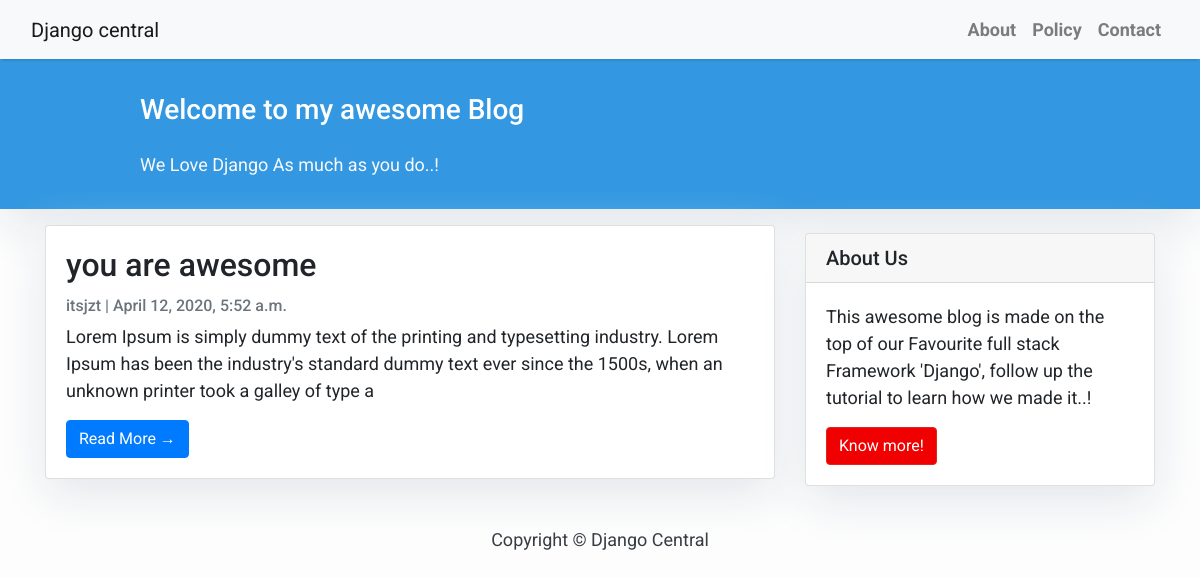
The page / on the database its author committed.
### blog/models.py (models this page shows, shortened)
class Post(models.Model):
    title = models.CharField(max_length=200, unique=True)
    slug = models.CharField(max_length=100, unique=True)
    author = models.ForeignKey(User, on_delete=models.CASCADE, related_name='posts')
    update_on = models.DateTimeField(auto_now=True)
    content = models.TextField()
    created_on = models.DateTimeField(auto_now_add=True)
    status = models.IntegerField(choices=status, default=0)
    class Meta:
        ordering = ['-created_on']

### blog/views.py (the view)
# urls.py: path('', views.PostList.as_view(), name="home"),
class PostList(generic.ListView):
    queryset = Post.objects.filter(status=1).order_by('-created_on')
    template_name = 'index.html'

### templates/index.html (shortened to what this page needs)
{% extends "base.html" %} {% block content %}
<header class="masthead">
  <div class="container">
    <div class="row">
      <div class="col-md-8 col-md-10 mx-auto">
        <div class="site-heading">
          <h3 class="site-heading my-4 mt-3 text-white">
            Welcome to my awesome Blog
          </h3>
          <p class="text-light">We Love Django As much as you do..! &nbsp</p>
        </div>
      </div>
    </div>
  </div>
</header>
<div class="container">
  <div class="row">
    <div class="col-md-8 mt-3 left">
      {% for post in post_list %}
      <div class="card mb-4">
        <div class="card-body">
          <h2 class="card-title">{{ post.title }}</h2>
          <p class="card-text text-muted h6">
            {{ post.author }} | {{ post.created_on}}
          </p>
          <p class="card-text">{{ post.content|slice:":200" }}</p>
          <a href="{% url 'post_detail' post.slug  %}" class="btn btn-primary"
            >Read More &rarr;</a
          >
        </div>
      </div>
      {% endfor %}
    </div>
    {% block sidebar %} {% include 'sidebar.html' %} {% endblock sidebar %}
  </div>
</div>
{%endblock%}

### templates/base.html (shortened to what this page needs)
<!DOCTYPE html>
<html>
  <head>
    <link
      rel="stylesheet"
      href="https://maxcdn.bootstrapcdn.com/bootstrap/4.0.0/css/bootstrap.min.css"
    />
  </head>
  <body>
    <nav
      class="navbar navbar-expand-lg navbar-light bg-light shadow"
      id="mainNav"
    >
      <div class="container-fluid">
        <a class="navbar-brand" href="{% url 'home' %}">Django central</a>
        <div class="collapse navbar-collapse" id="navbarResponsive">
          <ul class="navbar-nav ml-auto">
            <li class="nav-item text-black">
              <a class="nav-link text-black font-weight-bold" href="#">About</a>
            </li>
            <li class="nav-item text-black">
              <a class="nav-link text-black font-weight-bold" href="#"
                >Policy</a
              >
            </li>
            <li class="nav-item text-black">
              <a class="nav-link text-black font-weight-bold" href="#"
                >Contact</a
              >
            </li>
          </ul>
        </div>
      </div>
    </nav>
    {% block content %}{% endblock content %}
    <footer class="py-3 bg-grey">
      <p class="m-0 text-dark text-center">Copyright &copy; Django Central</p>
    </footer>
  </body>
</html>

### templates/sidebar.html (shortened to what this page needs)
{% block sidebar %}
<div class="col-md-4 float-right">
  <div class="card my-4">
    <h5 class="card-header">About Us</h5>
    <div class="card-body">
      <p class="card-text">
        This awesome blog is made on the top of our Favourite full stack
        Framework 'Django', follow up the tutorial to learn how we made it..!
      </p>
      <a
        href="https://djangocentral.com/building-a-blog-application-with-django"
        class="btn btn-danger"
        >Know more!</a
      >
    </div>
  </div>
</div>
{% endblock sidebar %}

### templates/base.html (style rules this page uses)
body { font-family: "Roboto", sans-serif; font-size: 17px; background-color: #fdfdfd; }
.shadow { box-shadow: 0 4px 2px -2px rgba(0, 0, 0, 0.1); }
.btn-danger { color: #fff; background-color: #f00000; border-color: #dc281e; }
.masthead { background: #3398e1; height: auto; padding-bottom: 15px; box-shadow: 0 16px 48px #e3e7eb; padding-top: 10px; }

### templates/index.html (style rules this page uses)
body { font-family: "Roboto", sans-serif; font-size: 18px; background-color: #fdfdfd; }
.card { box-shadow: 0 16px 48px #e3e7eb; }

### templates/sidebar.html (style rules this page uses)
.card { box-shadow: 0 16px 48px #e3e7eb; }

### rows shown on the page
Post: title "you are awesome", author "itsjzt", created_on "April 12, 2020, 5:52 a.m.", content "Lorem Ipsum is simply dummy text of the printing and typesetting industry. Lorem Ipsum has been the industry's standard dummy text ever since the 1500s, when an unknown printer took a galley of type a"
